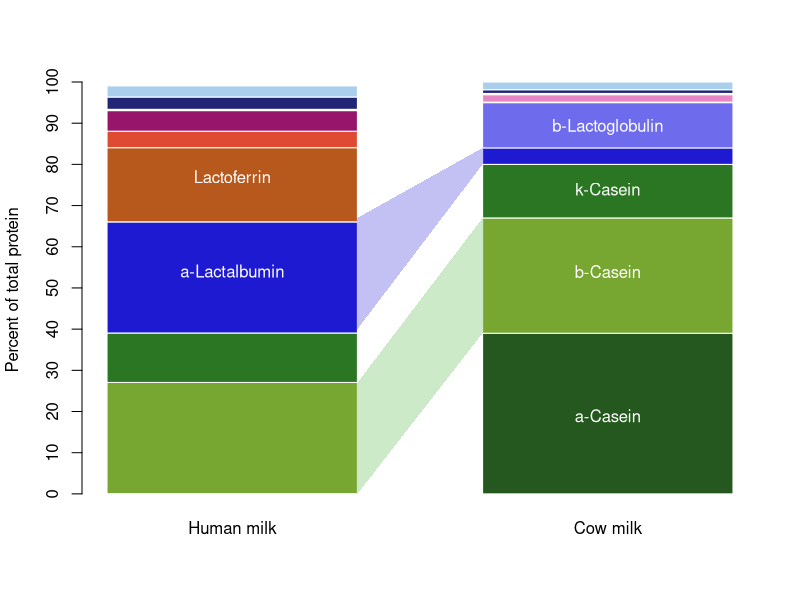
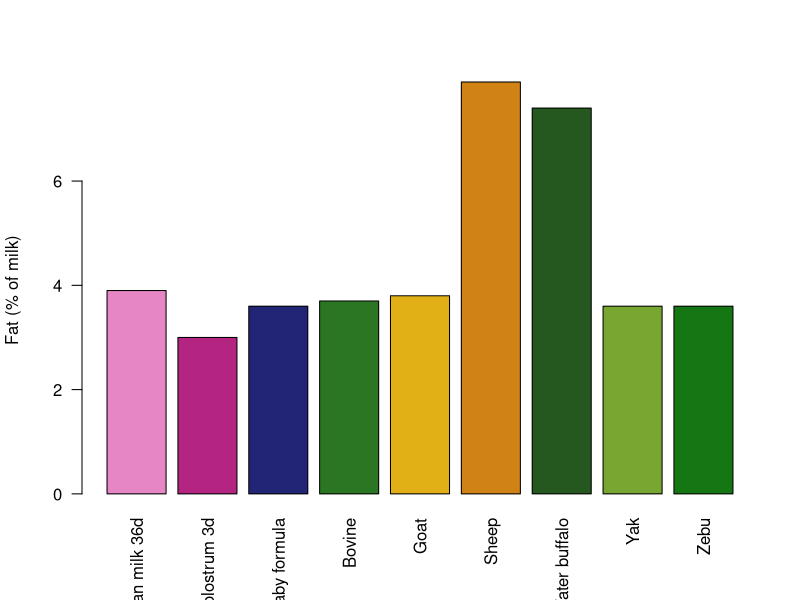
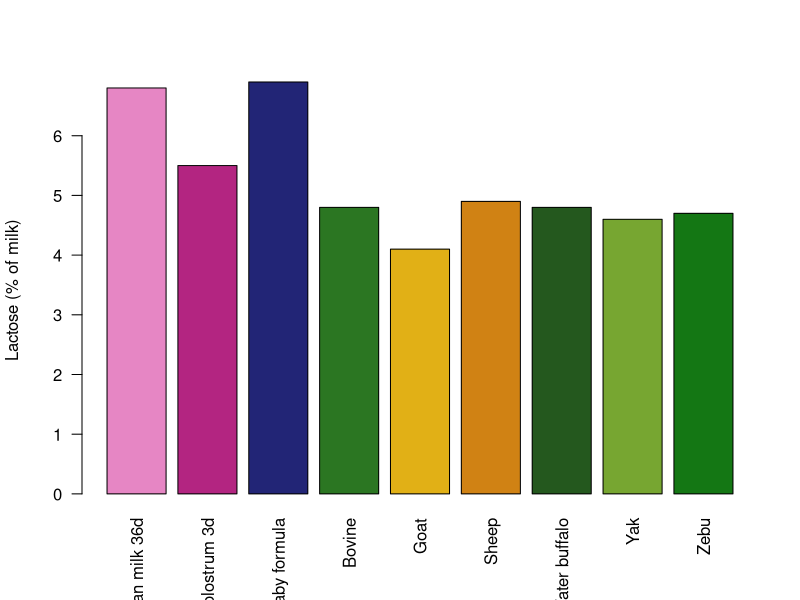
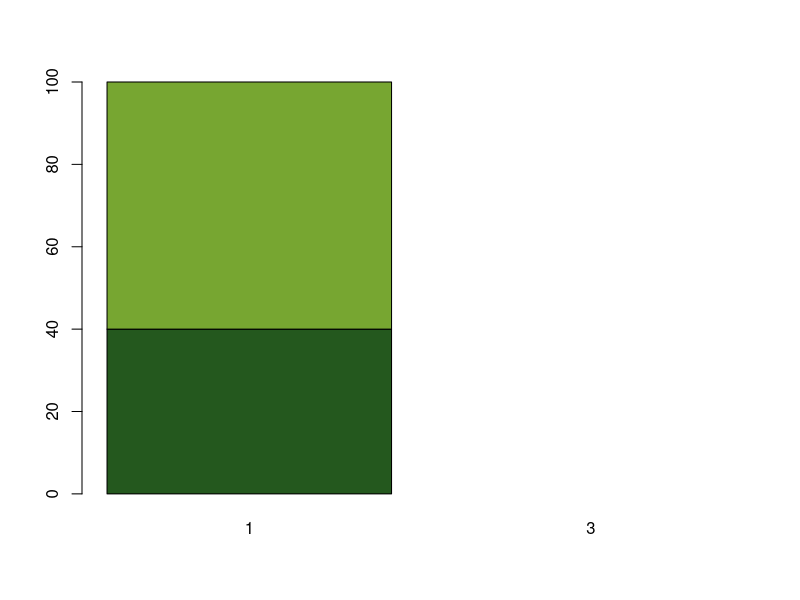
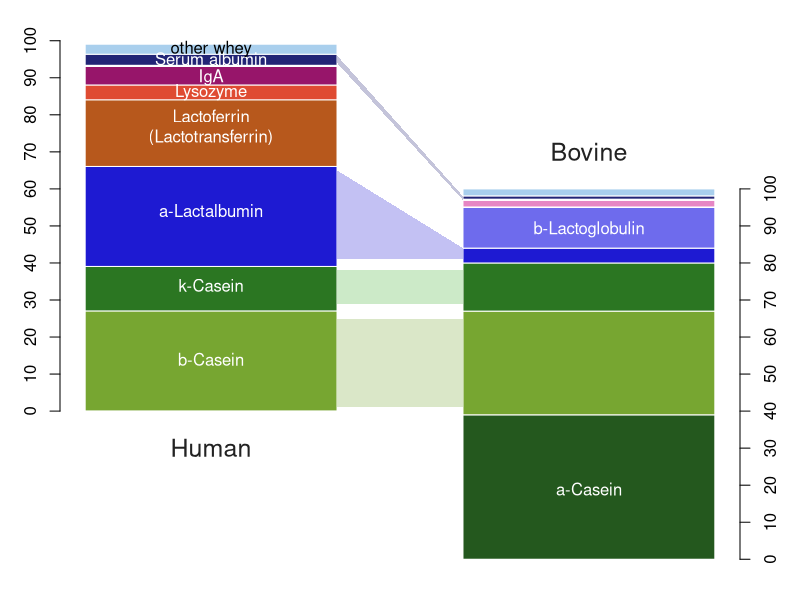
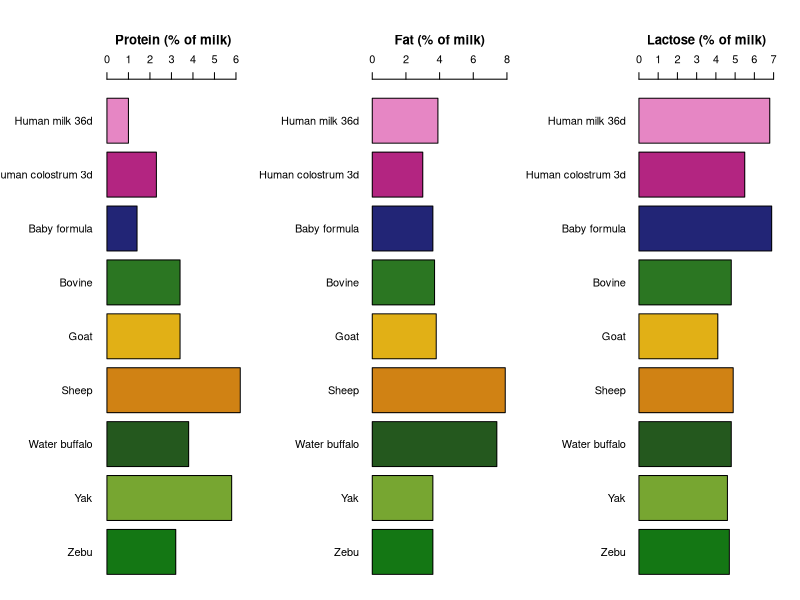
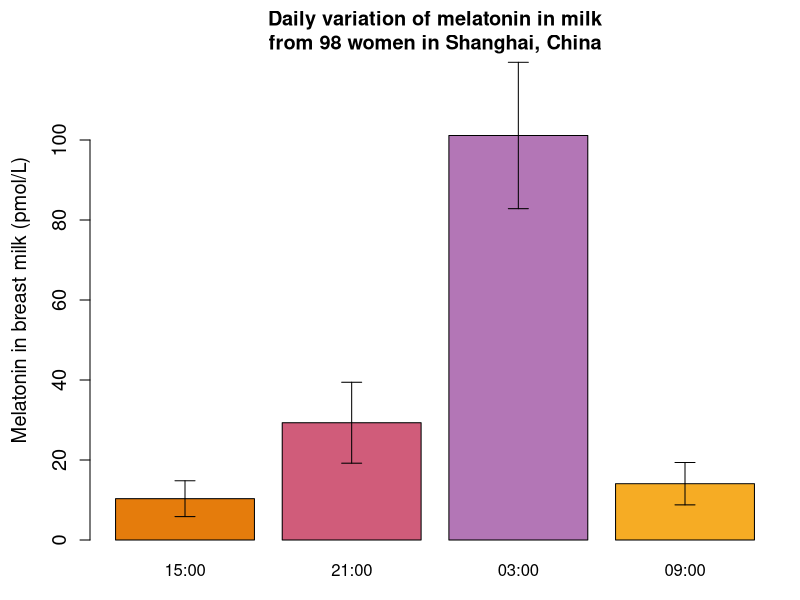
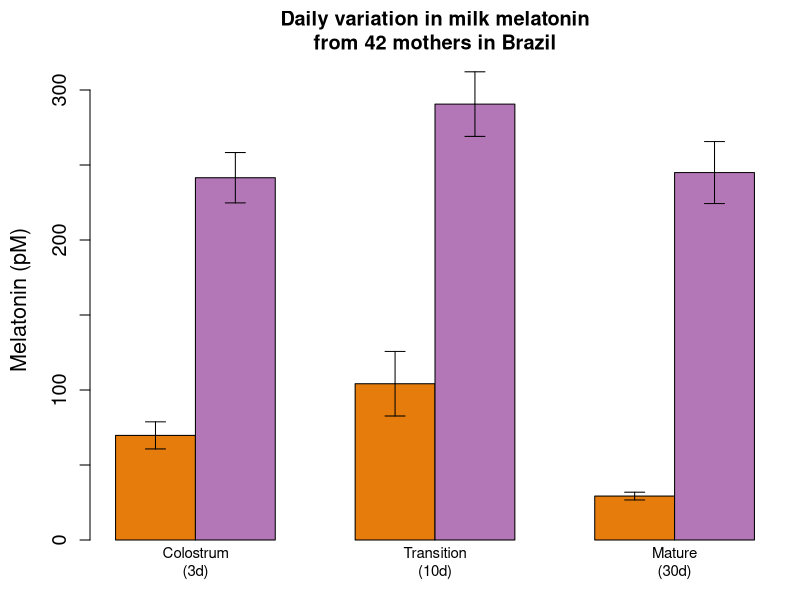

Here is the R script that generated these plots, in order:
# analysis of milk protein composition

# data from
# Jensen et al (1990) Lipids of Bovine and Human Milks: A Comparison. J Dairy Sci 73:223-240. REVIEW
# https://pubmed.ncbi.nlm.nih.gov/2184172/

# Pereira et al (2013) Composition of breast milk of lactating adolescents in function of time of lactation
# https://pubmed.ncbi.nlm.nih.gov/24506376/

# Andreas et al (2015) Human breast milk: A review on its composition and bioactivity. REVIEW
# https://pubmed.ncbi.nlm.nih.gov/26375355/

# Rio-Aige et al (2023) Breast milk immune composition varies during the transition stage of lactation: characterization of immunotypes in the MAMI cohort
# https://pmc.ncbi.nlm.nih.gov/articles/PMC10702228/

# Karcz et Krolak-Olejnik (2021) Vegan or vegetarian diet and breast milk composition - a systematic review
# https://pubmed.ncbi.nlm.nih.gov/32319307/

# Martin et al (2016) Review of Infant Feeding: Key Features of Breast Milk and Infant Formula
# https://pmc.ncbi.nlm.nih.gov/articles/PMC4882692/

milk_data_text = "Milk	Protein_pct	Casein_pct_of_protein	a-casein	b-casein	k-casein	Whey_pct_of_protein	a-Lactalbumin	b-Lactoglobulin	Lactotransferrin	Lysozyme	IgA	IgG	IgM	Serum_albumin	Fat	Lactose	Total_solids	Ash	Kilocalories
Human milk 36d	1.0	40	0.06	27	12	60	27	0	18	4	5	0.1	0.2	3	3.9	6.8	12.1	0.2	72
Human colostrum 3d	2.3	NA	NA	NA	NA	NA	NA	NA	NA	NA	NA	NA	NA	NA	3	5.5	NA	NA	58
Baby formula	1.4	NA	NA	NA	NA	NA	NA	NA	NA	NA	NA	NA	NA	NA	3.6	6.9	NA	NA	66
Bovine	3.4	80	39	28	13	20	4	11	0.01	0.01	0.1	1.8	0.3	0.9	3.7	4.8	12.7	0.7	75
Goat	3.4	NA	NA	NA	NA	NA	NA	NA	NA	NA	NA	NA	NA	NA	3.8	4.1	NA	NA	NA
Sheep	6.2	NA	NA	NA	NA	NA	NA	NA	NA	NA	NA	NA	NA	NA	7.9	4.9	NA	NA	NA
Water buffalo	3.8	NA	NA	NA	NA	NA	NA	NA	NA	NA	NA	NA	NA	NA	7.4	4.8	NA	NA	NA
Yak	5.8	NA	NA	NA	NA	NA	NA	NA	NA	NA	NA	NA	NA	NA	3.6	4.6	NA	NA	NA
Zebu	3.2	NA	NA	NA	NA	NA	NA	NA	NA	NA	NA	NA	NA	NA	3.6	4.7	NA	NA	NA"


milk_data = read.table( text=milk_data_text, header=TRUE, sep="\t")
#milk_data.m = matrix(unlist(strsplit(milk_data_text, "\t|\n")),ncol = 17, byrow=TRUE)
#milk_data = as.data.frame( milk_data.m[-1,], col.names = milk_data.m[1,] )
human_v_cow_only = milk_data[c(1,4),]

names(milk_data)

proteins_only = cbind( human_v_cow_only[,c(4,5,6)], 
                       human_v_cow_only[,c(8:15)],
                       other_whey=human_v_cow_only$Whey_pct_of_protein - rowSums(human_v_cow_only[,c(8:15)]) )

#  [1] "Milk"                  "Protein_pct"           "Casein_pct_of_protein" "a.casein"              "b.casein"             
#  [6] "k.casein"              "Whey_pct_of_protein"   "a.Lactalbumin"         "b.Lactoglobulin"       "Lactotransferrin"     
# [11] "Lysozyme"              "IgA"                   "IgG"                   "IgM"                   "Serum_albumin"

prot_type_colors = c( "#24581eff", "#77a631ff", "#2b7622ff", #"#bbeb9fff", 
                      "#1e1ad2ff", "#6e6bedff",
                      "#b7581cff", "#df4b32ff", "#97156aff", "#e686c4ff", "#f9d3ecff", "#222576ff", "#a9cfedff" )
b = barplot( t(as.matrix( proteins_only )) , names.arg=c("Human milk", "Cow milk") , 
         ylab="Percent of total protein", col=prot_type_colors , border = "white",
         space = 0.5 , axes=FALSE )
axis(2, at=seq(0,100,10))
text( c(b[2],b[2],b[2],b[1],b[1],b[2]) , c(19,54,74,54,77,89), 
      c("a-Casein","b-Casein","k-Casein","a-Lactalbumin", "Lactoferrin","b-Lactoglobulin"), col="white")
polygon( x=c(1.5,2,2,1.5), y=c(0,39,67,27), border = NA, col="#40b03344" )
polygon( x=c(1.5,2,2,1.5), y=c(40,80,84,67), border = NA, col="#1e1ad244" )

y1 = c(0,cumsum(as.numeric(proteins_only[1,])))
y2 = c(0,cumsum(as.numeric(proteins_only[2,])))
pdf(file="~/git/misc-analyses/milk_composition/images/milk_protein_comparison_v1.pdf", height=8, width=6, title="Protein composition of human and bovine milks")
#png(file="~/git/misc-analyses/milk_composition/images/milk_protein_comparison_v1.png", height=720, width=540, res = 90 )
par(mar=c(1,3,1,3))
plot(0,0,type='n', xlim=c(0,5), ylim=c(0,140), axes=FALSE , xlab="", ylab="")
rect(rep(0,length(prot_type_colors)), y1[1:12]+40, rep(2,length(prot_type_colors)), y1[2:13]+40, 
     col=prot_type_colors, border = "white" )
rect(rep(3,length(prot_type_colors)), y2[1:12], rep(5,length(prot_type_colors)), y2[2:13] , 
     col=prot_type_colors, border = "white" )
polygon( x=c(2,3,3,2), y=c(1+40,41,65,25+40), border = NA, col="#77a63144" )
polygon( x=c(2,3,3,2), y=c(29+40,69,78,38+40), border = NA, col="#40b03344" )
polygon( x=c(2,3,3,2), y=c(41+40,81,84,65+40), border = NA, col="#1e1ad244" )
polygon( x=c(2,3,3,2), y=c(94+40,97,98,96+40), border = NA, col="#22257644" )
text( c(4,1,1,1,1,4,1,1,1) , c(19,54,74,54+40,77+40,89,86+40,90+40,95+40), 
      c("a-Casein","b-Casein","k-Casein",
        "a-Lactalbumin", "Lactoferrin\n(Lactotransferrin)","b-Lactoglobulin",
        "Lysozyme", "IgA", "Serum albumin"), col="white")
text( c(1) , c(97.7+40), 
      c("other whey"), col="black")
axis(2, at=seq(40,140,10), labels=seq(0,100,10) )
axis(4, at=seq(0,100,10), labels=seq(0,100,10) )
text( c(1,4) , c(30,110), c("Human", "Bovine"), col="#222222", cex=1.5)
dev.off()






milk_type_colors = c( "#e686c4ff", "#b32581ff", "#222576ff",
                      "#2b7622ff","#e1b016ff","#d08214ff", "#24581eff","#77a631ff","#147714ff")
pdf(file="~/git/misc-analyses/milk_composition/images/milk_composition_comparison_v1.pdf", width=10, height=3, title="Bulk composition of human and other milks")
par(mfrow=c(1,3), mar=c(0.5,8,6,2))
barplot( rev(milk_data$Protein_pct) , main="Protein (% of milk)", horiz=TRUE, 
         names.arg = rev(milk_data$Milk), las=2, col= rev(milk_type_colors), axes=FALSE )
axis(3)
barplot( rev(milk_data$Fat) , main="Fat (% of milk)", horiz=TRUE, xlim=c(0,8),
         names.arg = rev(milk_data$Milk), las=2, col= rev(milk_type_colors), axes=FALSE )
axis(3)
barplot( rev(milk_data$Lactose) , main="Lactose (% of milk)", horiz=TRUE, xlim=c(0,7),
         names.arg = rev(milk_data$Milk), las=2, col= rev(milk_type_colors), axes=FALSE )
axis(3)
dev.off()

barplot( milk_data$Fat , ylab="Fat (% of milk)", 
         names.arg = milk_data$Milk, las=2, col=milk_type_colors )
barplot( milk_data$Lactose , ylab="Lactose (% of milk)", 
         names.arg = milk_data$Milk, las=2, col=milk_type_colors )
barplot( t(as.matrix(milk_data[c(1,3),c(3,7)] )) , col=prot_type_colors  )


################################################################################
################################################################################

# 10mg tablets melatonin
# 10 mg / 232.281 g/mol = 0.0430513 mmol = 43.05umol
# 1mg = 0.004305 mmol = 4.3 umol

# Qin et al 2019 Variations in melatonin levels in preterm and term human breast milk during the first month after delivery
# https://pmc.ncbi.nlm.nih.gov/articles/PMC6884443/
qin2019_data_text = "Time_point	Breast_milk_pg_mL	Breast_milk_pg_mL_var
03:00	23.49	4.25
09:00	3.27	1.23
15:00	2.40	1.04
21:00	6.81	2.35"
qin2019_data = read.table(text=qin2019_data_text, header=TRUE, sep="\t")[c(3,4,1,2),]
qin2019_data

pdf(file="~/git/misc-analyses/milk_composition/images/qin2019_melatonin_in_milk.pdf", width=4, height=4, title="Melatonin in breast milk")
#png(file="~/git/misc-analyses/milk_composition/images/qin2019_melatonin_in_milk.png", width=360, height=360, res=90 )
par(mar=c(3,4.5,3,1))
b = barplot(qin2019_data$Breast_milk_pg_mL * 1000 / 232.281, ylim=c(0,120), axes=FALSE,
        names.arg=qin2019_data$Time_point , ylab="Melatonin in breast milk (pmol/L)", 
        main="Daily variation of melatonin in milk\nfrom 98 women in Shanghai, China", 
        col=c("#b376b6ff", "#f6ac24ff", "#e57c0cff", "#d05c7aff" )[c(3,4,1,2)], cex.lab=1.2)
axis(2,at=seq(0,100,20), cex.axis=1.2)
#points(b, qin2019_data$Breast_milk_pg_mL* 1000 / 232.281, lwd=2, pch=1)
arrows(x0 = b, y0 = qin2019_data$Breast_milk_pg_mL* 1000 / 232.281, lwd=1, length = 0.1,
       x1 = b, y1=qin2019_data$Breast_milk_pg_mL* 1000 / 232.281+qin2019_data$Breast_milk_pg_mL_var* 1000 / 232.281, angle = 90)
arrows(x0 = b, y0 = qin2019_data$Breast_milk_pg_mL* 1000 / 232.281, lwd=1, length = 0.1,
       x1 = b, y1=qin2019_data$Breast_milk_pg_mL* 1000 / 232.281-qin2019_data$Breast_milk_pg_mL_var* 1000 / 232.281, angle = 90)
dev.off()

qin2019_data$Breast_milk_pg_mL * 1000 / 232.281 # =pM
# 23pg/mL = 23ng/L / 232g/mol = 0.101nM = 101pM
# this is 1000x lower than the 100nM concentrations used by:
# Honorio-Franca 2013 Human colostrum melatonin exhibits a day-night variation and modulates the activity of colostral phagocytes
# https://doi.org/10.2478/v10136-012-0039-2
# "were incubated with with 10 ul of Phorbol Myristate Acetate (PMA final concentration at 10 –7M) or 
# ...50 ul of melatonifinal concentration at 10-7M"



# data digitized from Silva et al (2013) Bioactive Factors of Colostrum and Human Milk Exhibits a Day-Night Variation
# https://thescipub.com/abstract/10.3844/ajisp.2013.68.74

silva2013_text = "milk	time	melatonin_pg_mL	melatonin_pg_mL_var	cortisol_ug_dL	cortisol_ug_dL_var
colostrum	diurnal	16.2	2.1	34.0	5.7
colostrum	nocturnal	56.1	3.9	43.4	1.1
transition	diurnal	24.2	5.0	28.8	6.3
transition	nocturnal	67.5	5.0	39.5	7.4
mature	diurnal	6.8	0.6	50.9	0.5
mature	nocturnal	56.9	4.8	14.8	2.6"
silva2013_data = read.table(text=silva2013_text, header=TRUE, sep="\t")

time_mel_aov = aov(melatonin_pg_mL ~ time, data = silva2013_data)



# MELATONIN
pdf(file="~/git/misc-analyses/milk_composition/images/silva2013_melatonin_in_milk.pdf", width=4, height=4, title="Data from Silva et al 2013")
#png(file="~/git/misc-analyses/milk_composition/images/silva2013_melatonin_in_milk.png", width=360, height=360, res=90)
par(mar=c(3,4.5,3,1))
b = barplot( rbind(silva2013_data$melatonin_pg_mL[silva2013_data$time=="diurnal"]* 1000 / 232.281, 
               silva2013_data$melatonin_pg_mL[silva2013_data$time=="nocturnal"]* 1000 / 232.281 ),
         beside=TRUE, ylim=c(0,320), axes=FALSE, cex.names = 0.9,
         ylab="Melatonin (pM)", main="Daily variation in milk melatonin\nfrom 42 mothers in Brazil",
         cex.axis=1.2, cex.lab=1.3,
         col=c("#e57c0cff", "#b376b6ff"), names.arg = c("Colostrum\n(3d)", "Transition\n(10d)", "Mature\n(30d)") )
arrows(x0 = rep(b,2), y0 = rep(silva2013_data$melatonin_pg_mL,2)* 1000 / 232.281, lwd=1, length = 0.1,
       x1 = rep(b,2), 
       y1=c(silva2013_data$melatonin_pg_mL+silva2013_data$melatonin_pg_mL_var, silva2013_data$melatonin_pg_mL-silva2013_data$melatonin_pg_mL_var)* 1000 / 232.281, angle = 90)
axis(2, at=seq(0,300,100), cex.axis=1.2, tick = FALSE)
axis(2, at=seq(0,300,50), cex.axis=1.2, labels = FALSE)
dev.off()        

# CORTISOL
pdf(file="~/git/misc-analyses/milk_composition/images/silva2013_cortisol_in_milk.pdf", width=4, height=4, title="Data from Silva et al 2013")
#png(file="~/git/misc-analyses/milk_composition/images/silva2013_cortisol_in_milk.png", width=360, height=360, res=90)
par(mar=c(3,4.5,3,1))
b = barplot( rbind(silva2013_data$cortisol_ug_dL[silva2013_data$time=="diurnal"]* 100 / 362.46, 
                   silva2013_data$cortisol_ug_dL[silva2013_data$time=="nocturnal"]* 100 / 362.46 ),
             beside=TRUE, ylim=c(0,16), axes=FALSE, cex.names = 0.9,
             ylab="Cortisol (µM)", main="Daily variation in milk cortisol\nfrom 42 mothers in Brazil",
             cex.axis=1.2, cex.lab=1.3,
             col=c("#e57c0cff", "#b376b6ff"), names.arg = c("Colostrum\n(3d)", "Transition\n(10d)", "Mature\n(30d)") )
arrows(x0 = rep(b,2), y0 = rep(silva2013_data$cortisol_ug_dL,2)* 100 / 362.46, lwd=1, length = 0.1,
       x1 = rep(b,2), 
       y1=c(silva2013_data$cortisol_ug_dL+silva2013_data$cortisol_ug_dL_var, silva2013_data$cortisol_ug_dL-silva2013_data$cortisol_ug_dL_var)* 100 / 362.46, angle = 90)
axis(2, at=seq(0,16,4), cex.axis=1.2, tick = FALSE)
axis(2, at=seq(0,16,2), cex.axis=1.2, labels = FALSE)
dev.off()        



# Illnerova (1993) Melatonin rhythm in human milk. J Clin Endocrinol Metab
# https://pubmed.ncbi.nlm.nih.gov/8370707/
# https://doi.org/10.1210/jcem.77.3.8370707
illnerova_summary_text = "Melatonin_Source	Day_less_than_43_pM	Night_pM	Night_var_pM
Serum	0	280	34
Milk	0	99	26"
illnerova_summary_data = read.table(text=illnerova_summary_text, header=TRUE, sep="\t")

pdf(file="~/git/misc-analyses/milk_composition/images/illnerova1993_melatonin_in_serum.pdf", width=4, height=4, title="Data from Illnerova et al 1993")
#png(file="~/git/misc-analyses/milk_composition/images/illnerova1993_melatonin_in_serum.png", width=360, height=360, res=90)
par(mar=c(3,4.5,3,1))
b = barplot( rbind( c(10,10), illnerova_summary_data$Night_pM ) , beside = TRUE, ylim=c(0,320), axes=FALSE,
         col=c("#e57c0cff", "#b376b6ff"), ylab="Melatonin (pM)", names.arg = c("Serum","Milk"), 
         main="Melatonin in serum and milk\nfrom 10 Czech mothers",
         cex.lab=1.3, cex.axis=1.2, cex.names = 1.5 )
axis(2, at=seq(0,300,100), cex.axis=1.2, tick = FALSE)
axis(2, at=seq(0,300,50), cex.axis=1.2, labels = FALSE)
arrows(x0 = b[2,], y0 = illnerova_summary_data$Night_pM, lwd=1, length = 0.1,
       x1 = b[2,], y1=illnerova_summary_data$Night_pM+illnerova_summary_data$Night_var_pM, angle = 90)
arrows(x0 = b[2,], y0 = illnerova_summary_data$Night_pM, lwd=1, length = 0.1,
       x1 = b[2,], y1=illnerova_summary_data$Night_pM-illnerova_summary_data$Night_var_pM, angle = 90)
segments(1,43,6,43,col="#4567c044", lwd=5)
text(3,100,"Detection\nlimit\n43pM", col="#284897ff", pos=4 )
legend("topright", legend=c("Day","Night"), col=c("#e57c0cff", "#b376b6ff"), pch=15, pt.cex=3, cex=1.2 )
dev.off()

# illnerova_summary_data[2,3] * 0.100
# 99pM * 100mL = 9.9pmol in 100mL of breast milk at 3am
# this is about 1 million fold lower than 2mg of melatonin in a tablet

illnerova_data_text = "time_hrs	mother_A_milk_pM	mother_B_milk_pM	mother_C_milk_pM	mother_D_milk_pM	mother_E_milk_pM	mother_F_milk_pM
11	NA	3.9	4.2	NA	6.3	NA
12	6.4	NA	NA	NA	NA	NA
13	NA	NA	5.0	NA	6.3	8.4
15	NA	3.9	4.2	7.5	NA	NA
16	4.7	NA	NA	5.0	NA	NA
17	NA	NA	4.2	NA	8.0	9.2
18	NA	3.9	5.0	NA	NA	NA
19	5.6	NA	NA	6.7	NA	8.4
21	NA	64.2	116.7	NA	87.1	NA
22	65.9	NA	NA	NA	NA	NA
24	NA	250.3	204.2	172.5		94.8
25	NA	NA	NA	NA	190.9	NA
26	136.3	NA	NA	NA	NA	NA
27	NA	NA	NA	191.7	NA	NA
28	102.0	NA	154.2		111.0	NA
29	NA	NA	NA	NA	NA	121.7
30	52.5	176.5	NA	NA	73.1	NA
31	NA	NA	NA	5.8	NA	NA
32	NA	NA	53.3		NA	8.4
33	NA	NA	NA	NA	7.1	NA
34	3.1	2.2	5.0	5.0	NA	NA
35	NA	NA	NA	NA	7.1	7.6"
illnerova_data = read.table(text=illnerova_data_text, header=TRUE, sep="\t")
mother_color_set = c("#540005ff", "#b5272fff", "#cf8f93ff", "#cc32baff", "#580e62ff", "#cf8fc6ff", "#641bbcff", "#bca5d7ff" )


#pdf(file="~/git/misc-analyses/milk_composition/images/illnerova1993_melatonin_in_milk.pdf", width=4, height=4, title="Data from Illnerova et al 1993")
png(file="~/git/misc-analyses/milk_composition/images/illnerova1993_melatonin_in_milk.png", width=360, height=360, res=90)
par(mar=c(4.5,4.5,3,1))
plot(illnerova_data$time_hrs, illnerova_data$mother_B_milk_pM , type='n', 
     axes=FALSE, xlim=c(12,36), ylim=c(0,260), main="Nightly variation of melatonin\nin milk from 6 Czech mothers",
     xlab="Time of day (hours)", ylab="Melatonin in milk (pmol/L)", cex.lab=1.3 )
axis(1, at=seq(12,36,2), labels=NA)
axis(1, at=seq(12,36,4), labels=c(12,16,20,24,4,8,12), tick = FALSE)
axis(2, cex.axis=1.2 )
axis(2, at=c(150,250), tick=FALSE, cex.axis=1.2 )
segments(12,43,36,43,col="#4567c044", lwd=5)
text(12,100,"Detection\nlimit\n43pM", col="#284897ff", pos=4 )
for (i in 2:7){
  milk_time = illnerova_data$time_hrs[which(!is.na(illnerova_data[,i]))]
  milk_melatonin = illnerova_data[,i][which(!is.na(illnerova_data[,i]))]
  lines(milk_time, ifelse(milk_melatonin<43,0,milk_melatonin), col=gsub("ff","66",mother_color_set[i]), lwd=6 )
  points(milk_time, ifelse(milk_melatonin<43,0,milk_melatonin), col=gsub("ff","aa",mother_color_set[i]), pch=16, cex=1.5 )
}
dev.off()

# Cubero (2005) The circadian rhythm of tryptophan in breast milk affects the rhythms of 6-sulfatoxymelatonin and sleep in newborn
# https://pubmed.ncbi.nlm.nih.gov/16380706/
# https://www.researchgate.net/publication/7390109_The_circadian_rhythm_of_tryptophan_in_breast_milk_affects_the_rhythms_of_6-sulfatoxymelatonin_and_sleep_in_newborn
cubero2006_data_text = "Time	Tryptophan_uM	Urinary_6-sulfatoxymelatonin_breast_fed_ng_mL	Urinary_6-sulfatoxymelatonin_mothers_ng_mL	Urinary_6-sulfatoxymelatonin_formula_fed_ng_mL
4	NA	NA	NA	10.39
7	83.89	12.04	6.90	7.70
8	54.63	19.90	4.83	NA
9	71.30	21.43	16.21	13.58
10	NA	22.86	49.89	NA
11	67.04	13.88	42.99	NA
12	61.85	9.80	26.44	NA
13	56.67		9.43	NA
14	NA		31.03	16.96
15	50.56	2.09	20.69	NA
16	55.37	3.27	10.00	16.42
17	52.96	NA	5.40	2.60
18	50.00	NA	0.92	6.52
19	70.00	3.83	4.25	3.82
20	71.11	2.19	3.68	NA
21	71.85	5.56	3.10	NA
22	70.37	9.03	0.80	NA
23	68.70	NA	NA	NA"
cubero2006_data = read.table(text=cubero2006_data_text, header=TRUE, sep="\t")

pdf(file="~/git/misc-analyses/milk_composition/images/cubero2006_tryptophan_in_milk.pdf", width=4, height=4, title="Tryptophan in breast milk - Data from Cubero et al 2006")
#png(file="~/git/misc-analyses/milk_composition/images/cubero2006_tryptophan_in_milk.png", width=360, height=360, res=90)
par(mar=c(4.5,4.5,3,1))
plot( cubero2006_data$Time, cubero2006_data$Tryptophan_uM , xlim=c(0,24), ylim=c(0,90),
      xlab="Time of day (hours)", ylab="Tryptophan in mother's milk (umol/L)", 
      main="Tryptophan in breast milk\nfrom 15 women in Spain",
      pch=21, cex=2, bg="#FF5F50aa" , axes=FALSE , frame.plot = TRUE, cex.lab=1.2 )
axis(1, at=c(0:24), labels=FALSE )
axis(1, at=seq(0,24,3), labels=seq(0,24,3), tick = FALSE )
axis(2, cex.axis=1.2 )
trp_fit = 67.95 + 13.12 * sin (0.26 * seq(0,24,0.1) + 0.76) # formula copied from text
lines(seq(0,24,0.1), trp_fit, col="#FF7F5066", lwd=6 )
text(2,20,"Sinsoidal fitted curve from\nCubero et al 2006", pos=4, col="#541600ff")
segments(3,30,3,80, col="#541600ff")
dev.off()

aggregate( na.omit(cubero2006_data$Urinary_6.sulfatoxymelatonin_mothers_ng_mL), by=list( morning=ifelse( cubero2006_data$Time <= 12, 1, 2 )[2:17] ), FUN=mean, na.action = na.omit )

cubero2006_data$Urinary_6.sulfatoxymelatonin_mothers_ng_mL
list( morning=ifelse( cubero2006_data$Time <= 12, 1, 2 ) )
length(ifelse( cubero2006_data$Time <= 12, 1, 2 ))


pdf(file="~/git/misc-analyses/milk_composition/images/cubero2006_melatonin_in_urine.pdf", width=4, height=4, title="Urinary 6-sulfatoxymelatonin in mothers and babies - Data from Cubero et al 2006")
#png(file="~/git/misc-analyses/milk_composition/images/cubero2006_melatonin_in_urine.png", width=360, height=360, res=90)
par(mar=c(4.5,4.5,3,1))
plot( cubero2006_data$Time, cubero2006_data$Urinary_6.sulfatoxymelatonin_mothers_ng_mL* 1000 / 328.34 , xlim=c(0,24), ylim=c(0,200),
      xlab="Time (hours)", ylab="Urinary 6-sulfatoxymelatonin (nmol/L)", 
      main="6-sulfatoxymelatonin in urine\nfrom 16 women and babies in Spain",
      pch=21, cex=3, bg="#FF7F50aa" , axes=FALSE , frame.plot = TRUE, cex.lab=1.2 )
axis(1, at=c(0:24), labels=FALSE )
axis(1, at=seq(0,24,3), labels=seq(0,24,3), tick = FALSE )
axis(2, cex.axis=1.2 )
points( cubero2006_data$Time, cubero2006_data$Urinary_6.sulfatoxymelatonin_breast_fed_ng_mL * 1000 / 328.34,
        pch=24, cex=2, bg="#8B0000aa" )
points( cubero2006_data$Time, cubero2006_data$Urinary_6.sulfatoxymelatonin_formula_fed_ng_mL* 1000 / 328.34,
        pch=24, cex=2, bg="#00008Baa" )
lines(seq(0,24,0.1), ( 11.44 + 8.97 * sin(0.26 * seq(0,24,0.1) - 0.05))* 1000 / 328.34, col="#8B000066", lwd=6 ) # formula copied from text
lines(seq(0,24,0.1), ( 9.72 + 16.44 * sin(0.26 * seq(0,24,0.1) - 1.44))* 1000 / 328.34, col="#FF7F5066", lwd=6 ) # formula copied from text
lines(seq(0,24,0.1), ( 9.82 + 8.28 * sin(0.26 * seq(0,24,0.1) - 1.52))* 1000 / 328.34, col="#00008B66", lwd=6 ) # formula copied from text
legend("topright", legend=c("Maternal", "Breast-fed", "Formula-fed"), col=c("#FF7F50aa","#8B0000aa","#00008Baa"), pch=c(16,17,17), pt.cex=2 )
dev.off()

# https://pubchem.ncbi.nlm.nih.gov/compound/6-sulfatoxymelatonin
cubero2006_data$Urinary_6.sulfatoxymelatonin_mothers_ng_mL * 1000 / 328.34




################################################################################
################################################################################


# Savino 2010 Lactobacillus reuteri DSM 17938 in infantile colic: a randomized, double-blind, placebo-controlled trial
# https://pubmed.ncbi.nlm.nih.gov/20713478/
# TABLE 2 Crying Time in the L reuteri and Placebo Groups
savino2010_data_text = "day_of_study	L_reuteri_crying_min_day	L_reuteri_crying_min_day_IQR	Placebo_crying_min_day	Placebo_crying_min_day_IQR	p_value_mannwhitney
0	370	120	300	150	0.127
7	95	85	185	149	0.082
14	60	70	150	145	0.099
21	35	85	90	148	0.022"
savino2010_data = read.table(text=savino2010_data_text, header=TRUE, sep="\t")

pdf(file="~/git/misc-analyses/milk_composition/images/savino2010_probiotic_infant_colic.pdf", width=5, height=5, title="Crying Time in the L reuteri and Placebo Groups")
#png(file="~/git/misc-analyses/milk_composition/images/savino2010_probiotic_infant_colic.png", width=450, height=450, res=90)
par(mar=c(4.5,4.5,3,1))
plot( savino2010_data$day_of_study, savino2010_data$L_reuteri_crying_min_day, type="n", ylim=c(0,500),
      ylab="Crying time (minutes/day)", xlab="Day of study", main="Reduction in Crying Time\nin the L.reuteri and Placebo Groups",
      axes=FALSE , cex.lab=1.3)
axis(2)
axis(1, at=seq(0,21,7), cex.axis=1.3)
polygon( c( savino2010_data$day_of_study,rev(savino2010_data$day_of_study)),
         c(savino2010_data$L_reuteri_crying_min_day+savino2010_data$L_reuteri_crying_min_day_IQR/2,
           rev(savino2010_data$L_reuteri_crying_min_day-savino2010_data$L_reuteri_crying_min_day_IQR/2) ),
         col="#FF5F5088", border = NA )
lines( savino2010_data$day_of_study, savino2010_data$L_reuteri_crying_min_day, 
       lwd=2, col="#FF5F50aa")
points( savino2010_data$day_of_study, savino2010_data$L_reuteri_crying_min_day, 
        pch=16, cex=3, col="#f21600aa")
polygon( c( savino2010_data$day_of_study,rev(savino2010_data$day_of_study)),
         c(savino2010_data$Placebo_crying_min_day+savino2010_data$Placebo_crying_min_day_IQR/2,
           rev(savino2010_data$Placebo_crying_min_day-savino2010_data$Placebo_crying_min_day_IQR/2) ),
         col="#99999988", border = NA )
lines( savino2010_data$day_of_study, savino2010_data$Placebo_crying_min_day, 
       lwd=2, col="#999999aa")
points( savino2010_data$day_of_study, savino2010_data$Placebo_crying_min_day, 
        pch=16, cex=3, col="#333333aa")
legend("topright", legend=c("Probiotic (25)","Placebo (21)"), col=c("#FF5F50ff","#999999ff"), pch=16, pt.cex = 2, cex=1.2)
dev.off()


################################################################################
################################################################################


# Table 3. Blood and Milk Alcohol Levels for Subjects 3-8
# Time after initial ingestion of alcohol in hours
# Levels are expressed as mg alcohol per 100 mL of sample fluid
lawton_data_text = "minutes	blood_EtOH_s1b	milk_EtOH_s1b	blood_EtOH_s1a	milk_EtOH_s1a	blood_EtOH_s2	milk_EtOH_s2	blood_EtOH_s3	milk_EtOH_s3	blood_EtOH_s4	milk_EtOH_s4	blood_EtOH_s5	milk_EtOH_s5	blood_EtOH_s6	milk_EtOH_s6	blood_EtOH_s7	milk_EtOH_s7	blood_EtOH_s8	milk_EtOH_s8
30	NA	NA	NA	NA	NA	NA	41	46	6	6	0	0	16	13	27	21	NA	NA
60	102.43	113.74	77.90	84.37	NA	NA	55	76	37	34	28	22	40	35	44	46	46	46
90	118.05	135.57	NA	NA	94	118	67	71	89	81	39	39	49	49	39	44	57	74
120	117.51	131.80	68.74	77.63	NA	NA	65	68	119	129	35	39	44	46	35	36	NA	NA
150	102.69	114.55	NA	NA	86	121	NA	NA	NA	NA	NA	NA	NA	NA	NA	NA	53	62
180	88.95	99.19	50.15	57.16	NA	NA	NA	NA	NA	NA	NA	NA	NA	NA	NA	NA	NA	NA
210	79.52	86.53	NA	NA	85	101	NA	NA	NA	NA	NA	NA	NA	NA	NA	NA	NA	NA
240	64.43	70.36	36.95	42.07	NA	NA	NA	NA	NA	NA	NA	NA	NA	NA	NA	NA	NA	NA
270	56.08	59.58	NA	NA	65	73	NA	NA	NA	NA	NA	NA	NA	NA	NA	NA	NA	NA
300	42.07	45.03	13	13.77	NA	NA	NA	NA	NA	NA	NA	NA	NA	NA	NA	NA	NA	NA
330	NA	NA	NA	NA	43	52	NA	NA	NA	NA	NA	NA	NA	NA	NA	NA	NA	NA"
lawton_data = read.table( text=lawton_data_text, header=TRUE, sep="\t")

mother_color_set_2 = rep(rep( mother_color_set, c(rep(c(2,1),c(1,7))) ),each=2)

pdf(file="~/git/misc-analyses/milk_composition/images/lawton1985_EtOH_levels_in_milk.pdf", width=5, height=5, title="EtOH levels in blood and milk - data from Lawton 1985")
#png(file="~/git/misc-analyses/milk_composition/images/lawton1985_EtOH_levels_in_milk.png", width=450, height=450, res=90)
par(mar=c(4.5,4.5,3,1))
plot( lawton_data$minutes, lawton_data$milk_EtOH_s1b , ylim=c(0,150), xlim=c(0,330) , type='n',
      ylab="mg EtOH per 100 mL of sample fluid", xlab="Time (minutes)", cex.lab=1.3, cex.axis=1.2, 
      main="EtOH levels in blood and milk\nfrom 8 women in New Zealand" )
for (i in seq(2,19,2)) {
  etoh_time = lawton_data$minutes[which(!is.na(lawton_data[,i]))]
  etoh_blood = lawton_data[,i][which(!is.na(lawton_data[,i]))]
  etoh_milk = lawton_data[,i+1][which(!is.na(lawton_data[,i+1]))]
  lines(etoh_time, etoh_blood, col=gsub("ff","66",mother_color_set_2[i-1]), lwd=6 )
  points(etoh_time, etoh_blood, col=gsub("ff","aa",mother_color_set_2[i-1]), pch=18, cex=1.5 )
  lines(etoh_time, etoh_milk, col=gsub("ff","66",mother_color_set_2[i]), lwd=6 )
  points(etoh_time, etoh_milk, col=gsub("ff","aa",mother_color_set_2[i]), pch=16, cex=1.5 )
}
dev.off()






#